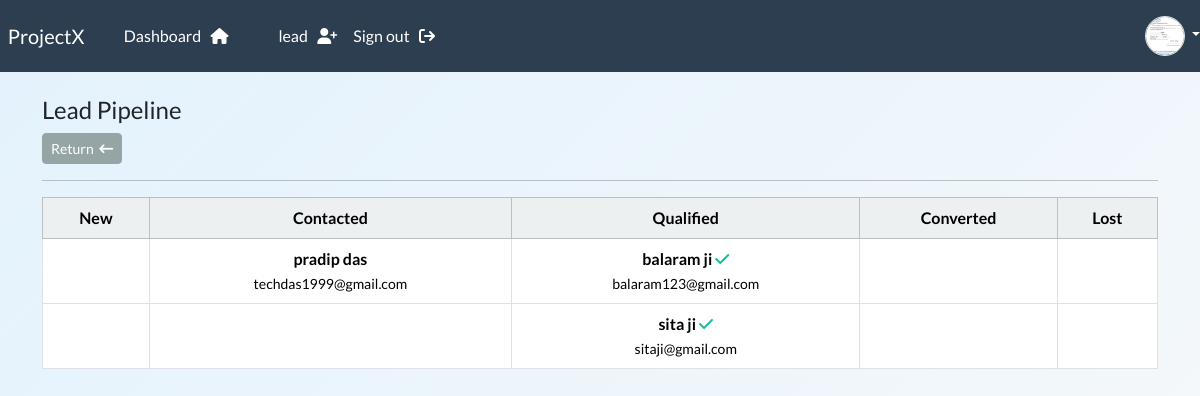
The page /leads/pipeline/ (signed in) on the database as committed earlier.
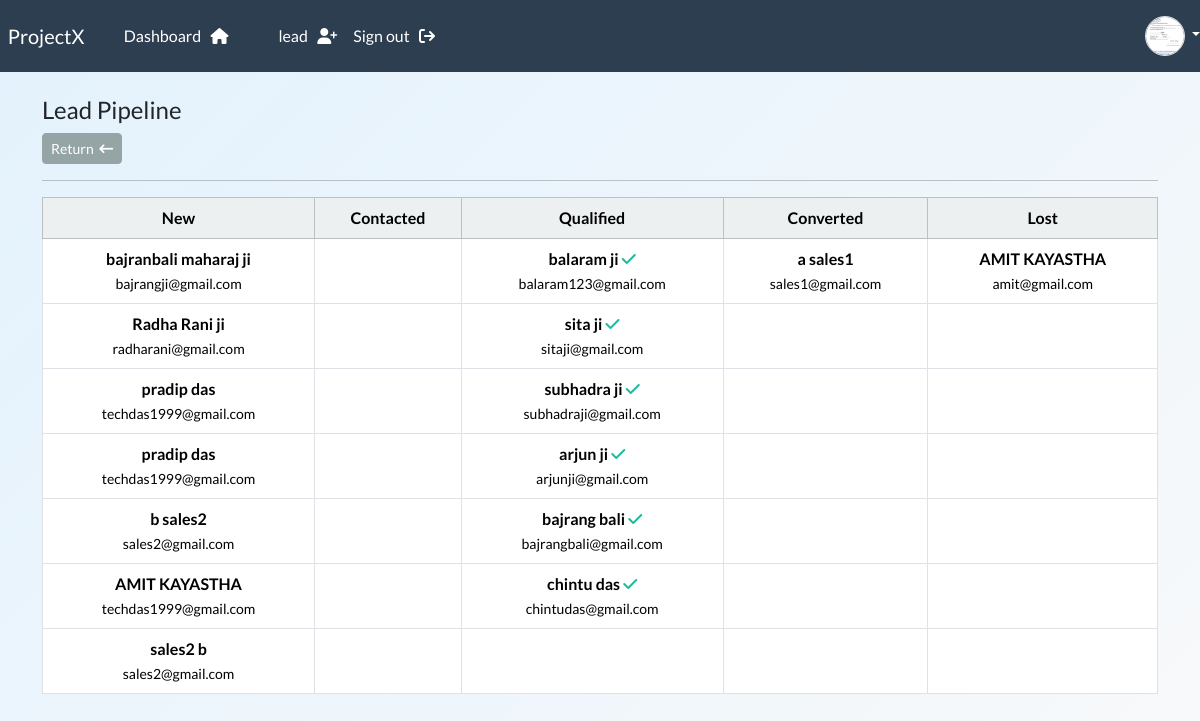
The same page on the database as committed later.
### webapp/models.py (models this page shows, shortened)
class Lead(models.Model):
    STATUS_CHOICES = (
        ('new', 'New'),
        ('contacted', 'Contacted'),
        ('qualified', 'Qualified'),
        ('converted', 'Converted'),
        ('lost', 'Lost'),
    )
    first_name = models.CharField(max_length=100)
    last_name = models.CharField(max_length=100)
    email = models.EmailField(max_length=255)
    phone = models.CharField(max_length=20)
    status = models.CharField(max_length=20, choices=STATUS_CHOICES, default='new')
    created_by = models.ForeignKey(User, on_delete=models.CASCADE, related_name='created_leads')
    assigned_to = models.ForeignKey(User, on_delete=models.SET_NULL, null=True, blank=True, related_name='assigned_leads')
    created_at = models.DateTimeField(auto_now_add=True)
    updated_at = models.DateTimeField(auto_now=True)
    is_converted = models.BooleanField(default=False)

### webapp/views.py (the view)
# urls.py: path('leads/pipeline/', views.lead_pipeline, name='lead-pipeline'),
@login_required(login_url='my-login')
def lead_pipeline(request):
    new = list(Lead.objects.filter(status='new'))
    contacted = list(Lead.objects.filter(status='contacted'))
    qualified = list(Lead.objects.filter(status='qualified'))
    converted = list(Lead.objects.filter(status='converted'))
    lost = list(Lead.objects.filter(status='lost'))
    max_len = max(
        [len(new), len(contacted), len(qualified), len(converted), len(lost)],
        default=0
    )
    rows = []
    for i in range(max_len):
        rows.append({
            'new': new[i] if i < len(new) else None,
            'contacted': contacted[i] if i < len(contacted) else None,
            'qualified': qualified[i] if i < len(qualified) else None,
            'converted': converted[i] if i < len(converted) else None,
            'lost': lost[i] if i < len(lost) else None,
        })
    context = {
        'rows': rows
    }
    return render(request, 'webapp/kanban-lead-view.html', context)

### webapp/templates/webapp/kanban-lead-view.html
{% extends 'webapp/base.html' %}
{% block content %}
<h4 >Lead Pipeline</h4>
<a class="btn btn-secondary btn-sm" href="{% url 'leads' %}">
         Return &nbsp;<i class="fa-solid fa-arrow-left-long"></i>
</a>
<hr>
<table class="table table-bordered table-hover align-middle text-center">
    <thead class="table-light">
        <tr>
            <th>New</th>
            <th>Contacted</th>
            <th>Qualified</th>
            <th>Converted</th>
            <th>Lost</th>
        </tr>
    </thead>
     <tbody>
        {% for row in rows %}
        <tr>
            <td>
                {% if row.new %}
                    <strong>{{ row.new.first_name }} {{ row.new.last_name }}</strong><br>
                    <small>{{ row.new.email }}</small>
                {% endif %}
            </td>
            <td>
                {% if row.contacted %}
                    <strong>{{ row.contacted.first_name }} {{ row.contacted.last_name }}</strong><br>
                    <small>{{ row.contacted.email }}</small>
                {% endif %}
            </td>
            <td>
                {% if row.qualified %}
                    <strong>{{ row.qualified.first_name }} {{ row.qualified.last_name }}
                        <i class="fa-solid fa-check text-success"></i>
                    </strong><br>
                    <small>{{ row.qualified.email }}</small>
                {% endif %}
            </td>
            <td>
                {% if row.converted %}
                    <strong>
                        {{ row.converted.first_name }} {{ row.converted.last_name }}
                    </strong><br>
                    <small>{{ row.converted.email }}</small>
                {% endif %}
            </td>
            <td>
                {% if row.lost %}
                    <strong>{{ row.lost.first_name }} {{ row.lost.last_name }}</strong><br>
                    <small>{{ row.lost.email }}</small>
                {% endif %}
            </td>
        </tr>
        {% empty %}
        <tr>
            <td colspan="5" class="text-muted">No leads available</td>
        </tr>
        {% endfor %}
    </tbody>
{% endblock %}

Rows that differ between the two databases and show on the page:
removed Lead: contacted.first_name "pradip", contacted.last_name "das", contacted.email "techdas1999@gmail.com", qualified.first_name "balaram", qualified.last_name "ji", qualified.email "balaram123@gmail.com"
no longer on this page (row unchanged): Lead: qualified.first_name "sita", qualified.last_name "ji", qualified.email "sitaji@gmail.com"
added Lead: new.first_name "bajranbali maharaj", new.last_name "ji", new.email "bajrangji@gmail.com", qualified.first_name "balaram", qualified.last_name "ji", qualified.email "balaram123@gmail.com", converted.first_name "a", converted.last_name "sales1", converted.email "sales1@gmail.com", lost.first_name "AMIT", lost.last_name "KAYASTHA", lost.email "amit@gmail.com"
added Lead: new.first_name "Radha", new.last_name "Rani ji", new.email "radharani@gmail.com", qualified.first_name "sita", qualified.last_name "ji", qualified.email "sitaji@gmail.com"
added Lead: new.first_name "pradip", new.last_name "das", new.email "techdas1999@gmail.com", qualified.first_name "subhadra", qualified.last_name "ji", qualified.email "subhadraji@gmail.com"
added Lead: new.first_name "pradip", new.last_name "das", new.email "techdas1999@gmail.com", qualified.first_name "arjun", qualified.last_name "ji", qualified.email "arjunji@gmail.com"
added Lead: new.first_name "b", new.last_name "sales2", new.email "sales2@gmail.com", qualified.first_name "bajrang", qualified.last_name "bali", qualified.email "bajrangbali@gmail.com"
added Lead: new.first_name "AMIT", new.last_name "KAYASTHA", new.email "techdas1999@gmail.com", qualified.first_name "chintu", qualified.last_name "das", qualified.email "chintudas@gmail.com"
added Lead: new.first_name "sales2", new.last_name "b", new.email "sales2@gmail.com"
